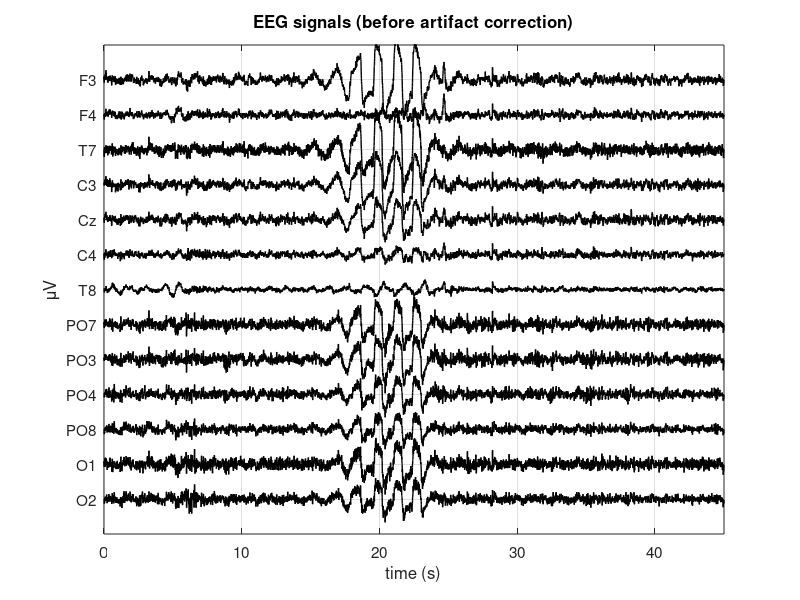

The MATLAB script that drew this image: (Note: this script raises an error after producing the figure.)
%% 13-CHANNEL ICA STAGE - Suggestion: run one section at a time
%%same steps as the open-eyes and closed-eyes ICA stages

%% 13-Channel ICA Stage Point 1 - Load the file and plot the 13 EEG signals in time (before artifact correction)

clear
close all
clc

load EEG_13chans.mat

[n,m] = size(X); % n channels, m time samples

t=[0:1:m-1]/srate; % time axis in seconds


% I plot the entire tracing (45 seconds)
start=1;
stop=m;
delta=100;

figure
for i = 1:n
    plot(t(start:stop), X(i,start:stop)-delta*(i-1), 'k','linewidth',1);
    hold on
end
xlim([t(start) t(stop)])
ylim([-delta*n delta])
xlabel('time (s)')
ylabel('\muV')
title('EEG signals (before artifact correction)')
set(gca,'ytick',[-delta*(n-1):delta:0])
set(gca,'ytickLabel',fliplr(ch_names))
set(gca,'fontsize',11)
grid

%% 13-Channel ICA Stage Point 2 - Compute and plot the power spectral density of the 19 EEG signals (before artifact correction)

window=srate*5;  %I use sections of 5 seconds (number of points per section = 5*srate=5*128)
NFFT=2*window; %number of points used for estimation of PSD = 10*srate-->zero-padding to increase
% frequency resolution to 0.1 Hz  (freq res = srate/NFFT = srate/(10*srate)=0.1 Hz)
[PSD,f]=pwelch(X',window,[],NFFT,srate); %each column of PSD contains the power spectral
% density of the corresponding column of X', that is the i-th column of PSD
% contains the PSD of the i-th EEG channel  

figure
for i = 1:n
    subplot(4,4,i)
    plot(f, PSD(:,i),'color',[0 0 0],'linewidth',1);
    title(ch_names{i})
    xlim([0.5 50])
    xlabel('Hz');
    ylabel('{\muV}^2/Hz')  
end
sgtitle('PSD of EEG signals (before artifact correction)')

%% 13-Channel ICA Stage Point 3 - Save the EEG data X for their use in EEGLAB

%%comment the following instruction after the first usage
%save ica_13ch_input.mat X

%% 13-Channel ICA Stage Point 4  - Perform ICA and obtain the demixing matrix (using the GUI of EEGLAB)
% Follow the instructions in the text of 13-Channel ICA Stage (same as in Open-Eyes ICA Stage: in eeglab, import ica_13ch_input.mat, compute and export the demixing
% matrix (here saved in matrixW_13ch.txt), plot the topographical maps and save them in a .fig file (here
% mapICs_13ch.fig)

%% 13-Channel ICA Stage Point 5 - Load the demixing matrix, compute and plot the ICs as a function of time

load matrixW_13ch.txt 
W=matrixW_13ch;
A=inv(W); % mixing matrix A obtained by inverting the demixing matrix W
Y=W*X;  % Y contains the estimated independent components (n x m)

labels_IC=cell(1,size(Y,1)); % 1 x n
for i=1:size(Y,1)
    labels_IC{i}=['IC',num2str(i)];
end

start=1;
stop=size(Y,2);

delta=40;

figure
for i = 1:n
    plot(t(start:stop), Y(i,start:stop)-delta*(i-1), 'k','linewidth',1);
    hold on
end
xlim([t(start) t(stop)])
ylim([-delta*n delta])
xlabel('time (s)')
ylabel('\muV')
title('estimated independent components')
set(gca,'ytick',[-delta*(n-1):delta:0])
set(gca,'yticklabel',fliplr(labels_IC))
set(gca,'fontsize',11)
grid

%% 13-Channel ICA Stage Point 6 - Compute and plot the power spectral density of the estimated ICs

%same parameter setting as for EEG signals (X)
window=5*srate; 
NFFT=2*window; 
[PSD_IC,f]=pwelch(Y',window,[],NFFT,srate);

figure
for i = 1:n
    subplot(4,4,i)
    plot(f, PSD_IC(:,i),'k','linewidth',1);
    title(labels_IC{i})
    xlim([0.5 50])
    xlabel('Hz')
    ylabel('{\muV}^2/Hz')
    grid
end
sgtitle('PSD of estimated independent components')

%% 13-Channel ICA Stage Point 7 - Identification of artifact components via exploration of time pattern, PSD, topographical map
%%you can also open  the figure of the topographical maps created using
%%EEGLAB (uncomment the following instruction)
%openfig('mapICs_13ch.fig');

%%I use the next istruction to better explore some ICs (IMPORTANT: since
%%this function uses the topoplot function of EEGLAB toolbox, you need
%%first to launch EEGLAB (then you can close the EEGLAB GUI).In general,
%%it is useful to inspect all the ICs using the function plot_IC.m. 
index_IC=[1 3 6 7 8];
plot_IC(index_IC,A,Y,PSD_IC,f,'Standard-10-20-Cap13.locs',srate,t(1),t(end))

% IC1 lateral ocular movement; this is the most evident
% IC3 contains a blink 
% IC6 e IC7 could contain EMG and also ECG activity
% also IC8 seems to contain same spurious activity and could be eliminated
% (I  eliminate IC8 too, in the following)
    
%% 13-Channel ICA Stage Point 8 - Removal of the main artifact components, reconstruction of cleaned EEG, time pattern and PSD of the cleaned EEG

Snew=Y;
Snew([1,3,6,7,8],:)=0; % I cancel the ICs identified as artifact components

Xnew=A*Snew; % these are the EEG signals cleaned from the identified artifact components

delta=100;

start=1;
stop=m; 

figure
for i = 1:n
    plot(t(start:stop), Xnew(i,start:stop)-delta*(i-1), 'k','linewidth',1);
    hold on
end
xlim([t(start) t(stop)])
ylim([-delta*n delta])
xlabel('time (s)')
ylabel('\muV')
title('EEG signals (after artifact correction)')
set(gca,'ytick',[-delta*(n-1):delta:0])
set(gca,'ytickLabel',fliplr(ch_names))
set(gca,'fontsize',11)
grid
% compare the figure 'EEG signals (after artifact correction)' vs 'EEG signals (before artifact correction)'

window=srate*5;
NFFY=2*window; 

[PSDnew,f]=pwelch(Xnew',window,[],NFFT,srate); 

figure
for i = 1:n
    subplot(4,4,i)
    plot(f, PSDnew(:,i),'r','linewidth',1);
    title(ch_names{i})
    xlim([0.5 50])
    xlabel('Hz')
    ylabel('{\muV}^2/Hz')
end
sgtitle('PSD of EEG signals (after artifact correction)')
% compare the figure 'PSD of EEG signals (after artifact correction)' vs s'PSD of EEG signals (before artifact correction)'

% overlapping between PSD of EEG signals before and after artifact
figure
for i = 1:n
    subplot(4,4,i)
    plot(f, PSD(:,i),'k','linewidth',1);
    hold on
    plot(f, PSDnew(:,i),'r','linewidth',1);
    title(ch_names{i})
    xlim([0.5 50])
    ylim([0 50])
    xlabel('Hz')
    ylabel('{\muV}^2/Hz')
end
sgtitle('PSD of EEG signals (before vs after artifact correction)')
